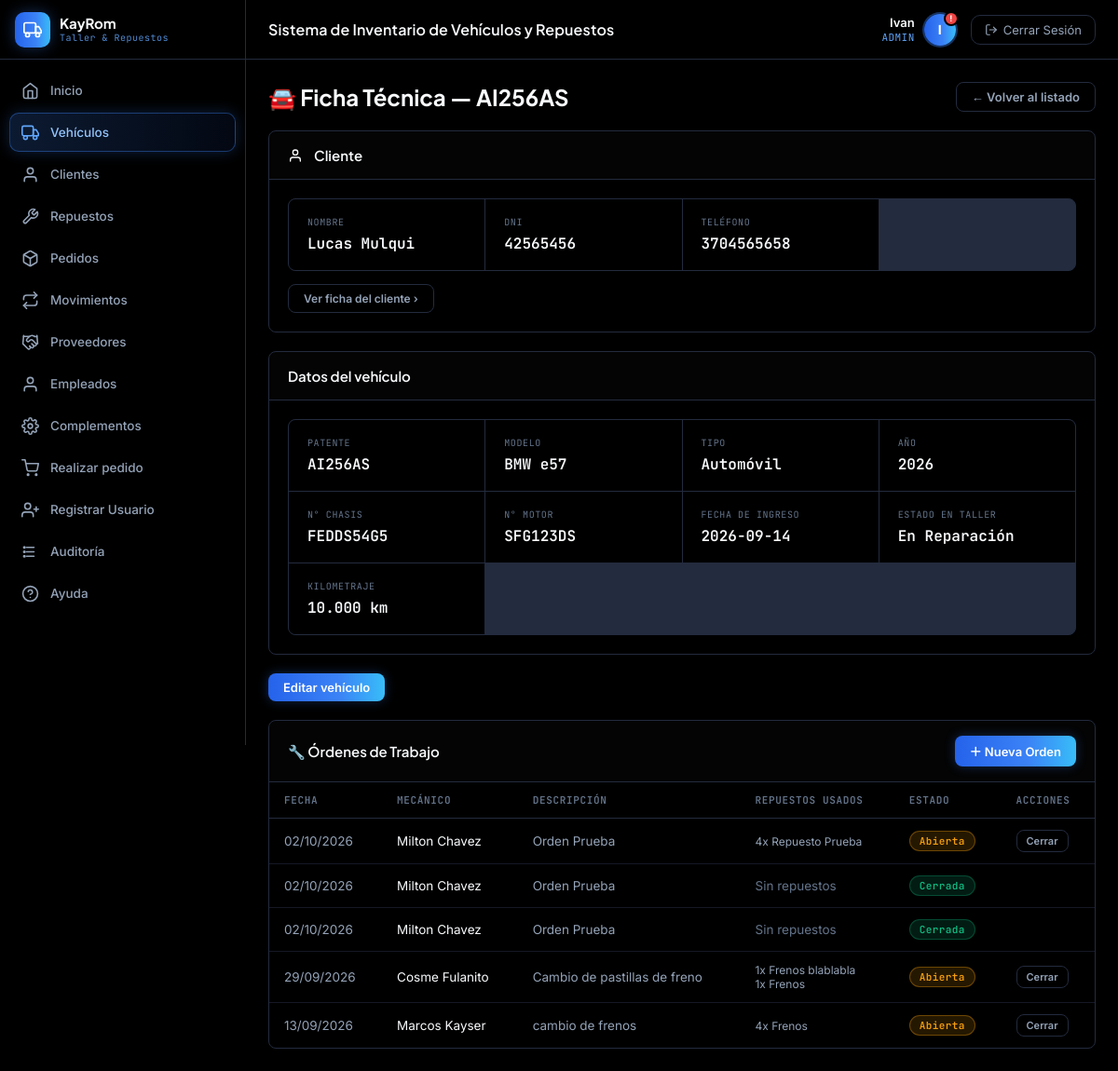
The page /index.php?page=vehiculos&action=verFicha&id=46 (signed in) on the database its author committed.
### tables this page shows
CREATE TABLE `vehiculo` (
  `id` int NOT NULL AUTO_INCREMENT,
  `cantidad_vehiculo` int DEFAULT '0',
  `patente` varchar(20) DEFAULT NULL,
  `numero_chasis` varchar(20) DEFAULT NULL,
  `numero_motor` varchar(30) DEFAULT NULL,
  `fecha_ingreso` datetime DEFAULT NULL,
  `compatibilidad_repuestos_id` int DEFAULT '0',
  `tipo_vehiculo_id` int DEFAULT NULL,
  `modelo_vehiculo_id` int DEFAULT NULL,
  `estado_taller` varchar(30) NOT NULL DEFAULT 'En Diagnóstico',
  `kilometraje` int NOT NULL DEFAULT '0',
  `anio` int DEFAULT NULL,
  `cliente_id` int DEFAULT NULL,
  PRIMARY KEY (`id`),
  KEY `tipo_vehiculo_id` (`tipo_vehiculo_id`),
  KEY `modelo_vehiculo_id` (`modelo_vehiculo_id`),
  KEY `fk_vehiculo_cliente` (`cliente_id`),
  CONSTRAINT `fk_vehiculo_cliente` FOREIGN KEY (`cliente_id`) REFERENCES `cliente` (`id`) ON DELETE SET NULL,
  CONSTRAINT `vehiculo_ibfk_1` FOREIGN KEY (`tipo_vehiculo_id`) REFERENCES `tipo_vehiculo` (`id`),
  CONSTRAINT `vehiculo_ibfk_2` FOREIGN KEY (`modelo_vehiculo_id`) REFERENCES `modelo_vehiculo` (`id`)
);

CREATE TABLE `cliente` (
  `id` int NOT NULL AUTO_INCREMENT,
  `nombre` varchar(60) NOT NULL,
  `apellido` varchar(60) NOT NULL,
  `dni` varchar(20) NOT NULL,
  `telefono` varchar(30) DEFAULT NULL,
  PRIMARY KEY (`id`),
  UNIQUE KEY `uq_cliente_dni` (`dni`)
);

CREATE TABLE `modelo_vehiculo` (
  `id` int NOT NULL AUTO_INCREMENT,
  `modelo_vehiculo` varchar(45) NOT NULL,
  `anio_vehiculo` int DEFAULT NULL,
  PRIMARY KEY (`id`)
);

CREATE TABLE `tipo_vehiculo` (
  `id` int NOT NULL AUTO_INCREMENT,
  `tipo_vehiculo` varchar(100) NOT NULL,
  PRIMARY KEY (`id`)
);

CREATE TABLE `orden_trabajo` (
  `id` int NOT NULL AUTO_INCREMENT,
  `vehiculo_id` int NOT NULL,
  `mecanico_id` int DEFAULT NULL,
  `fecha` datetime NOT NULL DEFAULT CURRENT_TIMESTAMP,
  `descripcion` varchar(255) DEFAULT NULL,
  `estado` varchar(30) NOT NULL DEFAULT 'Abierta',
  PRIMARY KEY (`id`),
  KEY `fk_ordentrabajo_vehiculo` (`vehiculo_id`),
  KEY `fk_ordentrabajo_mecanico` (`mecanico_id`),
  CONSTRAINT `fk_ordentrabajo_mecanico` FOREIGN KEY (`mecanico_id`) REFERENCES `usuario` (`id`) ON DELETE SET NULL,
  CONSTRAINT `fk_ordentrabajo_vehiculo` FOREIGN KEY (`vehiculo_id`) REFERENCES `vehiculo` (`id`) ON DELETE CASCADE
);

CREATE TABLE `persona` (
  `id` int NOT NULL AUTO_INCREMENT,
  `nombre` varchar(100) NOT NULL,
  `apellido` varchar(100) NOT NULL,
  `domicilio` varchar(150) DEFAULT NULL,
  `dni` varchar(15) DEFAULT NULL,
  `telefono_persona` varchar(20) DEFAULT NULL,
  PRIMARY KEY (`id`)
);

CREATE TABLE `orden_trabajo_repuesto` (
  `id` int NOT NULL AUTO_INCREMENT,
  `orden_trabajo_id` int NOT NULL,
  `repuesto_id` int NOT NULL,
  `cantidad` int NOT NULL DEFAULT '1',
  PRIMARY KEY (`id`),
  KEY `fk_otr_orden` (`orden_trabajo_id`),
  KEY `fk_otr_repuesto` (`repuesto_id`),
  CONSTRAINT `fk_otr_orden` FOREIGN KEY (`orden_trabajo_id`) REFERENCES `orden_trabajo` (`id`) ON DELETE CASCADE,
  CONSTRAINT `fk_otr_repuesto` FOREIGN KEY (`repuesto_id`) REFERENCES `repuestos` (`id`) ON DELETE RESTRICT
);

CREATE TABLE `repuestos` (
  `id` int NOT NULL AUTO_INCREMENT,
  `nombre` varchar(100) NOT NULL,
  `categoria` varchar(45) DEFAULT NULL,
  `stock` int DEFAULT '0',
  `stock_minimo` int DEFAULT '5',
  `precio` decimal(10,2) DEFAULT '0.00',
  `sku` varchar(20) DEFAULT NULL,
  `proveedor_id` int DEFAULT NULL,
  PRIMARY KEY (`id`),
  KEY `fk_repuestos_proveedor` (`proveedor_id`),
  CONSTRAINT `fk_repuestos_proveedor` FOREIGN KEY (`proveedor_id`) REFERENCES `proveedor` (`id`) ON DELETE SET NULL
);

### backend/vehiculos/controller/VehiculoController.php (called while the page is built, shortened)
<?php
class VehiculoController {
    private $model;
    public function __construct() {
        $this->model = new VehiculoModel();
    }
    public function verFicha() {
        $id = (int)($_GET['id'] ?? 0);
        $ordenModel = new OrdenTrabajoModel();
        $data = [
            'vehiculo'   => $this->model->getById($id),
            'ordenes'    => $ordenModel->getByVehiculo($id),
            'mecanicos'  => (new EmpleadoModel())->getAll(),
            'repuestos'  => (new RepuestoModel())->getAll(),
            'activePage' => 'vehiculos'
        ];
        require_once 'backend/vehiculos/views/vehiculo_ficha.php';
    }
}

### config/base_datos.php (called while the page is built, shortened)
<?php
class Database {
    private static $instance = null;
    public $conexion;
    private function __construct() {
        $this->conexion = new mysqli(DB_HOST, DB_USER, DB_PASS, DB_NAME);
        $this->conexion->set_charset(DB_CHARSET);
    }
    public static function getInstance() {
        if (self::$instance === null) {
            self::$instance = new Database();
        }
        return self::$instance;
    }
    public function getConexion() {
        return $this->conexion;
    }
}

### backend/vehiculos/model/VehiculoModel.php (called while the page is built, shortened)
<?php
class VehiculoModel {
    private $db;
    public function __construct() {
        $this->db = Database::getInstance()->getConexion();
    }
    public function getById($id) {
        $id = (int)$id;
        $sql = "SELECT v.*, mv.modelo_vehiculo, mv.anio_vehiculo, tv.tipo_vehiculo,
                       cl.id AS cliente_id, cl.nombre AS cliente_nombre, cl.apellido AS cliente_apellido, cl.dni AS cliente_dni, cl.telefono AS cliente_telefono
                FROM vehiculo v
                LEFT JOIN modelo_vehiculo mv ON v.modelo_vehiculo_id = mv.id
                LEFT JOIN tipo_vehiculo tv   ON v.tipo_vehiculo_id   = tv.id
                LEFT JOIN cliente cl         ON v.cliente_id        = cl.id
                WHERE v.id = $id";
        $result = $this->db->query($sql);
        return $result ? $result->fetch_assoc() : null;
    }
}

### backend/ordenes/controllers/OrdenTrabajoController.php (called while the page is built, shortened)
<?php
class OrdenTrabajoModel {
    private $db;
    public function __construct() {
        $this->db = Database::getInstance()->getConexion();
    }
    public function getByVehiculo($vehiculo_id) {
        $vehiculo_id = (int)$vehiculo_id;
        $sql = "SELECT ot.*, p.nombre AS mecanico_nombre, p.apellido AS mecanico_apellido
                FROM orden_trabajo ot
                LEFT JOIN usuario u ON u.id = ot.mecanico_id
                LEFT JOIN persona p ON p.id = u.persona_id
                WHERE ot.vehiculo_id = $vehiculo_id
                ORDER BY ot.fecha DESC";
        $result = $this->db->query($sql);
        $ordenes = $result ? $result->fetch_all(MYSQLI_ASSOC) : [];
        foreach ($ordenes as &$orden) {
            $orden['items'] = $this->getItems($orden['id']);
        }
        return $ordenes;
    }
    public function getItems($orden_trabajo_id) {
        $orden_trabajo_id = (int)$orden_trabajo_id;
        $sql = "SELECT otr.cantidad, r.nombre, r.id AS repuesto_id
                FROM orden_trabajo_repuesto otr
                JOIN repuestos r ON r.id = otr.repuesto_id
                WHERE otr.orden_trabajo_id = $orden_trabajo_id";
        $result = $this->db->query($sql);
        return $result ? $result->fetch_all(MYSQLI_ASSOC) : [];
    }
}

### backend/empleado/models/EmpleadoModel.php (called while the page is built, shortened)
<?php
class EmpleadoModel {
    private $db;
    public function __construct() {
        $this->db = Database::getInstance()->getConexion();
    }
    public function getAll() {
    $result = $this->db->query(
        "SELECT u.id, u.nombre_usuario, u.email, u.rol, u.activo,
                p.nombre, p.apellido, p.domicilio, p.dni, p.telefono_persona,
                emp.rango_trabajo, emp.especialidad
         FROM usuario u
         LEFT JOIN persona p ON p.id = u.persona_id
         LEFT JOIN empleado emp ON emp.persona_id = p.id
         ORDER BY p.apellido ASC"
    );
    return $result ? $result->fetch_all(MYSQLI_ASSOC) : [];
    }
}

### backend/repuestos/model/RepuestoModel.php (called while the page is built, shortened)
<?php
class RepuestoModel {
    private $db;
    public function __construct() {
        $this->db = Database::getInstance()->getConexion();
    }
    public function getAll() {
        $result = $this->db->query(
            "SELECT r.*, pr.nombre_proveedor
             FROM repuestos r
             LEFT JOIN proveedor pr ON pr.id = r.proveedor_id
             ORDER BY r.nombre ASC"
        );
        return $result ? $result->fetch_all(MYSQLI_ASSOC) : [];
    }
}

### backend/vehiculos/views/vehiculo_ficha.php (the view, shortened to what this page needs)
<?php
require_once 'compartidoCREO/views/encabezado.php';
$v = $data['vehiculo'];
?>
<div class="page-header">
    <h1>🚘 Ficha Técnica — <?= htmlspecialchars($v['patente'] ?? 'Vehículo') ?></h1>
    <a href="index.php?page=vehiculos" class="btn btn-ghost">&larr; Volver al listado</a>
</div>
<?php if (!$v): ?>
    <div class="panel"><div class="panel-body" style="padding:30px;text-align:center;color:var(--text-muted);">
        Vehículo no encontrado.
    </div></div>
<?php else: ?>
<div class="panel" style="margin-bottom:20px;">
    <div class="panel-header"><div class="panel-title"><svg width="16" height="16" viewBox="0 0 24 24" fill="none" stroke="currentColor" stroke-width="2" stroke-linecap="round" stroke-linejoin="round" style="vertical-align:-3px;margin-right:4px;"><path d="M20 21v-2a4 4 0 0 0-4-4H8a4 4 0 0 0-4 4v2"/><circle cx="12" cy="7" r="4"/></svg> Cliente</div></div>
    <div class="panel-body" style="padding:20px;">
        <?php if (!empty($v['cliente_nombre'])): ?>
        <div class="spec-grid">
            <div class="spec-item"><div class="spec-label">Nombre</div><div class="spec-value"><?= htmlspecialchars($v['cliente_nombre'] . ' ' . $v['cliente_apellido']) ?></div></div>
            <div class="spec-item"><div class="spec-label">DNI</div><div class="spec-value"><?= htmlspecialchars($v['cliente_dni'] ?? '-') ?></div></div>
            <div class="spec-item"><div class="spec-label">Teléfono</div><div class="spec-value"><?= htmlspecialchars($v['cliente_telefono'] ?: '—') ?></div></div>
        </div>
        <a href="index.php?page=clientes&action=verFicha&id=<?= $v['cliente_id'] ?>" class="btn btn-ghost" style="margin-top:14px;font-size:12px;">Ver ficha del cliente &rsaquo;</a>
        <?php else: ?>
            <div style="color:var(--text-muted);">Este vehículo no tiene un cliente asociado.</div>
        <?php endif; ?>
    </div>
</div>
<div class="panel" style="margin-bottom:20px;">
    <div class="panel-header"><div class="panel-title">Datos del vehículo</div></div>
    <div class="panel-body" style="padding:20px;">
        <div class="spec-grid">
            <div class="spec-item"><div class="spec-label">Patente</div><div class="spec-value"><?= htmlspecialchars($v['patente'] ?? '-') ?></div></div>
            <div class="spec-item"><div class="spec-label">Modelo</div><div class="spec-value"><?= htmlspecialchars($v['modelo_vehiculo'] ?? '-') ?></div></div>
            <div class="spec-item"><div class="spec-label">Tipo</div><div class="spec-value"><?= htmlspecialchars($v['tipo_vehiculo'] ?? '-') ?></div></div>
            <div class="spec-item"><div class="spec-label">Año</div><div class="spec-value"><?= htmlspecialchars($v['anio'] ?? '-') ?></div></div>
            <div class="spec-item"><div class="spec-label">N° Chasis</div><div class="spec-value"><?= htmlspecialchars($v['numero_chasis'] ?? '-') ?></div></div>
            <div class="spec-item"><div class="spec-label">N° Motor</div><div class="spec-value"><?= htmlspecialchars($v['numero_motor'] ?? '-') ?></div></div>
            <div class="spec-item"><div class="spec-label">Fecha de ingreso</div><div class="spec-value"><?= isset($v['fecha_ingreso']) ? substr($v['fecha_ingreso'],0,10) : '-' ?></div></div>
            <div class="spec-item"><div class="spec-label">Estado en Taller</div><div class="spec-value"><?= htmlspecialchars($v['estado_taller'] ?? '-') ?></div></div>
            <div class="spec-item"><div class="spec-label">Kilometraje</div><div class="spec-value"><?= number_format($v['kilometraje'] ?? 0, 0, ',', '.') ?> km</div></div>
        </div>
    </div>
</div>
<a href="index.php?page=vehiculos&action=edit&id=<?= $v['id'] ?>" class="btn btn-primary">Editar vehículo</a>
<div class="panel" style="margin-top:20px;">
    <div class="panel-header">
        <div class="panel-title">🔧 Órdenes de Trabajo</div>
        <button type="button" class="btn btn-primary" onclick="abrirModal('modal-nueva-orden')">＋ Nueva Orden</button>
    </div>
    <div class="panel-body">
        <?php if (empty($data['ordenes'])): ?>
            <div style="padding:30px;text-align:center;color:var(--text-muted);">Todavía no hay órdenes de trabajo cargadas para este vehículo.</div>
        <?php else: ?>
            <table>
                <thead>
                    <tr><th>Fecha</th><th>Mecánico</th><th>Descripción</th><th>Repuestos usados</th><th>Estado</th><th>Acciones</th></tr>
                </thead>
                <tbody>
                <?php foreach ($data['ordenes'] as $orden): ?>
                    <tr>
                        <td style="color:var(--text-muted);"><?= date('d/m/Y', strtotime($orden['fecha'])) ?></td>
                        <td>
                            <?php
                                $nombreMec = trim(($orden['mecanico_nombre'] ?? '') . ' ' . ($orden['mecanico_apellido'] ?? ''));
                                echo htmlspecialchars($nombreMec !== '' ? $nombreMec : '—');
                            ?>
                        </td>
                        <td style="color:var(--text-muted);"><?= htmlspecialchars($orden['descripcion'] ?: '—') ?></td>
                        <td>
                            <?php if (empty($orden['items'])): ?>
                                <span style="color:var(--text-dim);">Sin repuestos</span>
                            <?php else: ?>
                                <?php foreach ($orden['items'] as $it): ?>
                                    <div style="font-size:12px;color:var(--text-muted);"><?= $it['cantidad'] ?>x <?= htmlspecialchars($it['nombre']) ?></div>
                                <?php endforeach; ?>
                            <?php endif; ?>
                        </td>
                        <td>
                            <span class="badge-status <?= $orden['estado'] === 'Cerrada' ? 'disponible' : 'reparacion' ?>"><?= htmlspecialchars($orden['estado']) ?></span>
                        </td>
                        <td>
                            <?php if ($orden['estado'] !== 'Cerrada'): ?>
                            <a href="index.php?page=ordenes&action=cerrar&id=<?= $orden['id'] ?>&vehiculo_id=<?= $v['id'] ?>"
                               class="btn btn-ghost" style="font-size:11px;padding:4px 10px;"
                               onclick="return confirmarAccion(this.href, '¿Marcar esta orden como cerrada?')">Cerrar</a>
                            <?php endif; ?>
                        </td>
                    </tr>
                <?php endforeach; ?>
                </tbody>
            </table>
        <?php endif; ?>
    </div>
</div>
<?php endif; ?>
<?php require_once 'compartidoCREO/views/pie_pagina.php'; ?>

### rows shown on the page
vehiculo: patente "AI256AS", cliente.apellido "Lucas Mulqui", cliente.dni "42565456", cliente.telefono "3704565658", modelo_vehiculo.modelo_vehiculo "BMW e57", tipo_vehiculo.tipo_vehiculo "Automóvil", anio "2026", numero_chasis "FEDDS54G5", numero_motor "SFG123DS", fecha_ingreso "2026-09-14", estado_taller "En Reparación", kilometraje "10.000"
orden_trabajo: fecha "02/10/2026", persona.nombre+apellido "Milton Chavez", descripcion "Orden Prueba", estado "Abierta"
orden_trabajo_repuesto: cantidad "4", repuesto.nombre "Repuesto Prueba"
orden_trabajo: fecha "02/10/2026", persona.nombre+apellido "Milton Chavez", descripcion "Orden Prueba", shows "Sin repuestos", estado "Cerrada"
orden_trabajo: fecha "02/10/2026", persona.nombre+apellido "Milton Chavez", descripcion "Orden Prueba", shows "Sin repuestos", estado "Cerrada"
orden_trabajo: fecha "29/09/2026", persona.nombre+apellido "Cosme Fulanito", descripcion "Cambio de pastillas de freno", estado "Abierta"
orden_trabajo_repuesto: cantidad "1", repuesto.nombre "Frenos blablabla"
orden_trabajo_repuesto: cantidad "1", repuesto.nombre "Frenos"
orden_trabajo: fecha "13/09/2026", persona.nombre+apellido "Marcos Kayser", descripcion "cambio de frenos", estado "Abierta"
orden_trabajo_repuesto: cantidad "4", repuesto.nombre "Frenos"

### other values the page prints
$nombreUsuario "Ivan"
$rolUsuario "ADMIN"
substr($nombreUsuario, 0, 1) "I"
